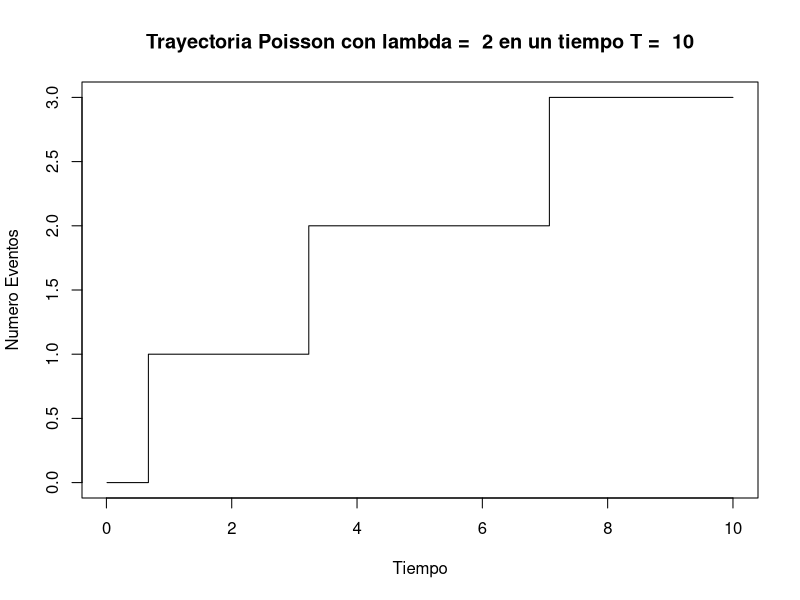
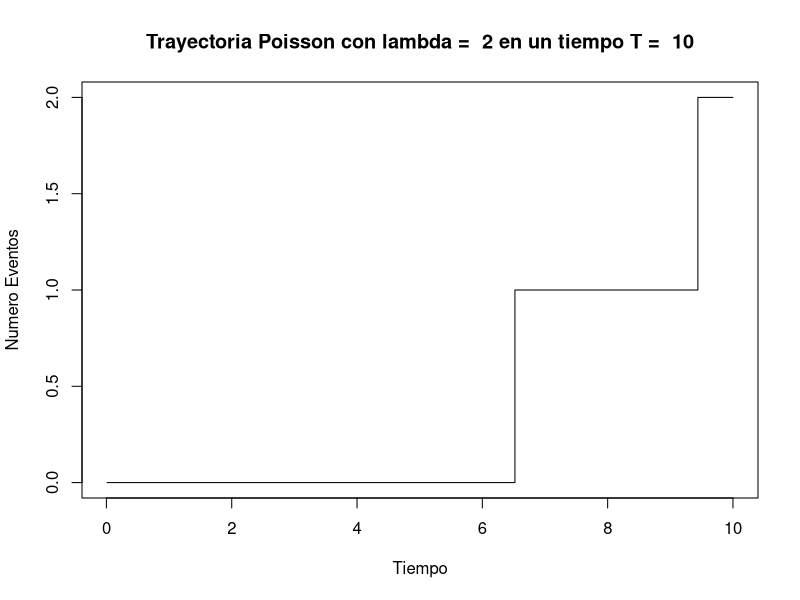
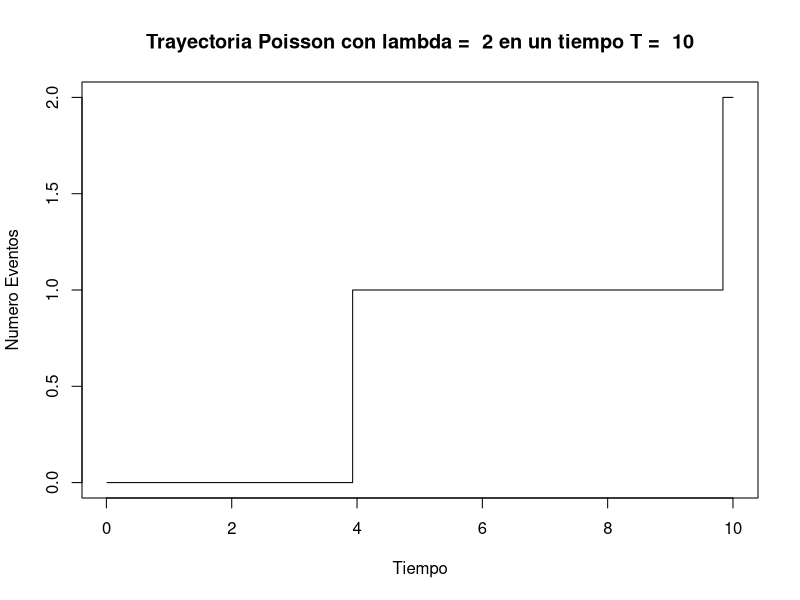

These charts were generated, in order, by the following R code:
bernoulli<- function(p) {
  # p es la probabilidad de obtener un exito
  experimento<-c(0,1)
  probabilidad<-c(1-p,p)
  # sum es 1 solo si se escogio el segundo elemento, con una probabilidad de p
  #Luego se regresa 0 en caso de fracaso y 1 en caso de exito
  sum(sample(experimento,1,replace=TRUE,prob=probabilidad))
}

poisson<- function(T,lambda) {
  # T es la cantidad de Tiempo
  # Lambda es la tasa de llegadas estimada para el tiempo T
  partes<-1000
  dt<-T/partes
  epsilon<-1/1000000
  # Resultado tiene el resultado de hacer un experimento bernoulli 
  # con probabilidad de exito proporcional al tamanio del intervalo
  # es decir lambda/partes
  # en tiempo se guarda la particion del tiempo T  
  resultado<-rep(0,times=partes)
  tiempo<-rep(0,times=partes)
  for(i in 1:partes)
    resultado[i]<-bernoulli(lambda/partes+epsilon)
  for(i in 0:(partes-1)) {
    if(resultado[i+1]==1) {
      print(c("Aparicion en el momento ",(i+1)*dt),quote=FALSE)
    }
    tiempo[i+1]<-(i+1)*dt
  }
  mensaje<-paste("Trayectoria Poisson con lambda = ",lambda,"en un tiempo T = ",T)
  # acumuludado guarda el cantidad total de exitos a lo largo del tiempo
  acumulado<-cumsum(resultado)
  plot(x=tiempo,y=acumulado,xlab="Tiempo",ylab="Numero Eventos",main=mensaje,type="s")
}
poisson(10,2)
poisson(10,2)
poisson(10,2)
